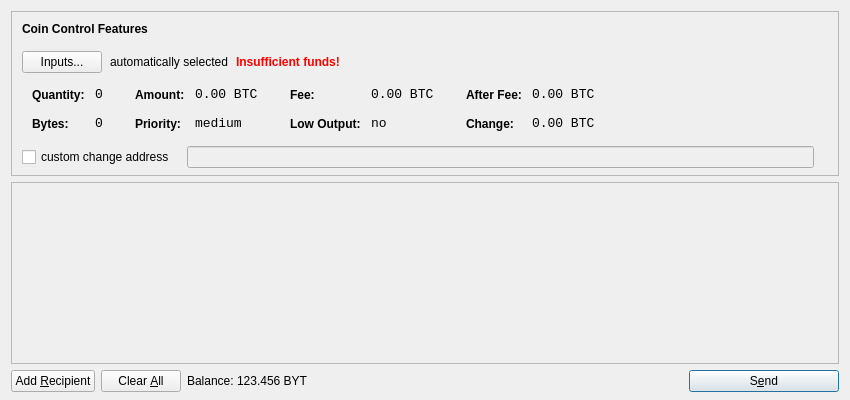
<?xml version="1.0" encoding="UTF-8"?>
<ui version="4.0">
 <class>SendCoinsDialog</class>
 <widget class="QDialog" name="SendCoinsDialog">
  <property name="geometry">
   <rect>
    <x>0</x>
    <y>0</y>
    <width>850</width>
    <height>400</height>
   </rect>
  </property>
  <property name="windowTitle">
   <string>Send Coins</string>
  </property>
  <layout class="QVBoxLayout" name="verticalLayout" stretch="0,1,0">
   <property name="bottomMargin">
    <number>8</number>
   </property>
   <item>
    <widget class="QFrame" name="frameCoinControl">
     <property name="sizePolicy">
      <sizepolicy hsizetype="Expanding" vsizetype="Expanding">
       <horstretch>0</horstretch>
       <verstretch>0</verstretch>
      </sizepolicy>
     </property>
     <property name="maximumSize">
      <size>
       <width>16777215</width>
       <height>16777215</height>
      </size>
     </property>
     <property name="frameShape">
      <enum>QFrame::StyledPanel</enum>
     </property>
     <property name="frameShadow">
      <enum>QFrame::Sunken</enum>
     </property>
     <layout class="QVBoxLayout" name="verticalLayoutCoinControl2">
      <property name="spacing">
       <number>-1</number>
      </property>
      <property name="leftMargin">
       <number>0</number>
      </property>
      <property name="topMargin">
       <number>0</number>
      </property>
      <property name="rightMargin">
       <number>0</number>
      </property>
      <property name="bottomMargin">
       <number>6</number>
      </property>
      <item>
       <layout class="QVBoxLayout" name="verticalLayoutCoinControl" stretch="0,0,0,0,1">
        <property name="spacing">
         <number>0</number>
        </property>
        <property name="leftMargin">
         <number>10</number>
        </property>
        <property name="topMargin">
         <number>10</number>
        </property>
        <item>
         <layout class="QHBoxLayout" name="horizontalLayoutCoinControl1">
          <property name="bottomMargin">
           <number>15</number>
          </property>
          <item>
           <widget class="QLabel" name="labelCoinControlFeatures">
            <property name="sizePolicy">
             <sizepolicy hsizetype="Preferred" vsizetype="Maximum">
              <horstretch>0</horstretch>
              <verstretch>0</verstretch>
             </sizepolicy>
            </property>
            <property name="font">
             <font>
              <weight>75</weight>
              <bold>true</bold>
             </font>
            </property>
            <property name="styleSheet">
             <string notr="true">font-weight:bold;</string>
            </property>
            <property name="text">
             <string>Coin Control Features</string>
            </property>
           </widget>
          </item>
         </layout>
        </item>
        <item>
         <layout class="QHBoxLayout" name="horizontalLayoutCoinControl2" stretch="0,0,0,0">
          <property name="spacing">
           <number>8</number>
          </property>
          <property name="bottomMargin">
           <number>10</number>
          </property>
          <item>
           <widget class="QPushButton" name="pushButtonCoinControl">
            <property name="styleSheet">
             <string notr="true"/>
            </property>
            <property name="text">
             <string>Inputs...</string>
            </property>
           </widget>
          </item>
          <item>
           <widget class="QLabel" name="labelCoinControlAutomaticallySelected">
            <property name="text">
             <string>automatically selected</string>
            </property>
            <property name="margin">
             <number>5</number>
            </property>
           </widget>
          </item>
          <item>
           <widget class="QLabel" name="labelCoinControlInsuffFunds">
            <property name="font">
             <font>
              <weight>75</weight>
              <bold>true</bold>
             </font>
            </property>
            <property name="styleSheet">
             <string notr="true">color:red;font-weight:bold;</string>
            </property>
            <property name="text">
             <string>Insufficient funds!</string>
            </property>
            <property name="margin">
             <number>5</number>
            </property>
           </widget>
          </item>
          <item>
           <spacer name="horizontalSpacerCoinControl">
            <property name="orientation">
             <enum>Qt::Horizontal</enum>
            </property>
            <property name="sizeHint" stdset="0">
             <size>
              <width>40</width>
              <height>1</height>
             </size>
            </property>
           </spacer>
          </item>
         </layout>
        </item>
        <item>
         <widget class="QWidget" name="widgetCoinControl" native="true">
          <property name="sizePolicy">
           <sizepolicy hsizetype="Preferred" vsizetype="Preferred">
            <horstretch>0</horstretch>
            <verstretch>0</verstretch>
           </sizepolicy>
          </property>
          <property name="minimumSize">
           <size>
            <width>0</width>
            <height>0</height>
           </size>
          </property>
          <property name="styleSheet">
           <string notr="true"/>
          </property>
          <layout class="QHBoxLayout" name="horizontalLayoutCoinControl5">
           <property name="margin">
            <number>0</number>
           </property>
           <item>
            <layout class="QHBoxLayout" name="horizontalLayoutCoinControl3" stretch="0,0,0,1">
             <property name="spacing">
              <number>20</number>
             </property>
             <property name="topMargin">
              <number>0</number>
             </property>
             <property name="bottomMargin">
              <number>10</number>
             </property>
             <item>
              <layout class="QFormLayout" name="formLayoutCoinControl1">
               <property name="horizontalSpacing">
                <number>10</number>
               </property>
               <property name="verticalSpacing">
                <number>14</number>
               </property>
               <property name="leftMargin">
                <number>10</number>
               </property>
               <property name="topMargin">
                <number>4</number>
               </property>
               <property name="rightMargin">
                <number>6</number>
               </property>
               <item row="0" column="0">
                <widget class="QLabel" name="labelCoinControlQuantityText">
                 <property name="styleSheet">
                  <string notr="true">font-weight:bold;</string>
                 </property>
                 <property name="text">
                  <string>Quantity:</string>
                 </property>
                 <property name="margin">
                  <number>0</number>
                 </property>
                </widget>
               </item>
               <item row="0" column="1">
                <widget class="QLabel" name="labelCoinControlQuantity">
                 <property name="font">
                  <font>
                   <family>Monospace</family>
                   <pointsize>10</pointsize>
                  </font>
                 </property>
                 <property name="cursor">
                  <cursorShape>IBeamCursor</cursorShape>
                 </property>
                 <property name="contextMenuPolicy">
                  <enum>Qt::ActionsContextMenu</enum>
                 </property>
                 <property name="text">
                  <string notr="true">0</string>
                 </property>
                 <property name="margin">
                  <number>0</number>
                 </property>
                 <property name="textInteractionFlags">
                  <set>Qt::LinksAccessibleByMouse|Qt::TextSelectableByKeyboard|Qt::TextSelectableByMouse</set>
                 </property>
                </widget>
               </item>
               <item row="1" column="0">
                <widget class="QLabel" name="labelCoinControlBytesText">
                 <property name="styleSheet">
                  <string notr="true">font-weight:bold;</string>
                 </property>
                 <property name="text">
                  <string>Bytes:</string>
                 </property>
                </widget>
               </item>
               <item row="1" column="1">
                <widget class="QLabel" name="labelCoinControlBytes">
                 <property name="font">
                  <font>
                   <family>Monospace</family>
                   <pointsize>10</pointsize>
                  </font>
                 </property>
                 <property name="cursor">
                  <cursorShape>IBeamCursor</cursorShape>
                 </property>
                 <property name="contextMenuPolicy">
                  <enum>Qt::ActionsContextMenu</enum>
                 </property>
                 <property name="text">
                  <string notr="true">0</string>
                 </property>
                 <property name="textInteractionFlags">
                  <set>Qt::LinksAccessibleByMouse|Qt::TextSelectableByKeyboard|Qt::TextSelectableByMouse</set>
                 </property>
                </widget>
               </item>
              </layout>
             </item>
             <item>
              <layout class="QFormLayout" name="formLayoutCoinControl2">
               <property name="horizontalSpacing">
                <number>10</number>
               </property>
               <property name="verticalSpacing">
                <number>14</number>
               </property>
               <property name="leftMargin">
                <number>6</number>
               </property>
               <property name="topMargin">
                <number>4</number>
               </property>
               <property name="rightMargin">
                <number>6</number>
               </property>
               <item row="0" column="0">
                <widget class="QLabel" name="labelCoinControlAmountText">
                 <property name="styleSheet">
                  <string notr="true">font-weight:bold;</string>
                 </property>
                 <property name="text">
                  <string>Amount:</string>
                 </property>
                 <property name="margin">
                  <number>0</number>
                 </property>
                </widget>
               </item>
               <item row="0" column="1">
                <widget class="QLabel" name="labelCoinControlAmount">
                 <property name="font">
                  <font>
                   <family>Monospace</family>
                   <pointsize>10</pointsize>
                  </font>
                 </property>
                 <property name="cursor">
                  <cursorShape>IBeamCursor</cursorShape>
                 </property>
                 <property name="contextMenuPolicy">
                  <enum>Qt::ActionsContextMenu</enum>
                 </property>
                 <property name="text">
                  <string notr="true">0.00 BTC</string>
                 </property>
                 <property name="textInteractionFlags">
                  <set>Qt::LinksAccessibleByMouse|Qt::TextSelectableByKeyboard|Qt::TextSelectableByMouse</set>
                 </property>
                </widget>
               </item>
               <item row="1" column="0">
                <widget class="QLabel" name="labelCoinControlPriorityText">
                 <property name="styleSheet">
                  <string notr="true">font-weight:bold;</string>
                 </property>
                 <property name="text">
                  <string>Priority:</string>
                 </property>
                </widget>
               </item>
               <item row="1" column="1">
                <widget class="QLabel" name="labelCoinControlPriority">
                 <property name="font">
                  <font>
                   <family>Monospace</family>
                   <pointsize>10</pointsize>
                  </font>
                 </property>
                 <property name="cursor">
                  <cursorShape>IBeamCursor</cursorShape>
                 </property>
                 <property name="contextMenuPolicy">
                  <enum>Qt::ActionsContextMenu</enum>
                 </property>
                 <property name="text">
                  <string>medium</string>
                 </property>
                 <property name="textInteractionFlags">
                  <set>Qt::LinksAccessibleByMouse|Qt::TextSelectableByKeyboard|Qt::TextSelectableByMouse</set>
                 </property>
                </widget>
               </item>
              </layout>
             </item>
             <item>
              <layout class="QFormLayout" name="formLayoutCoinControl3">
               <property name="horizontalSpacing">
                <number>10</number>
               </property>
               <property name="verticalSpacing">
                <number>14</number>
               </property>
               <property name="leftMargin">
                <number>6</number>
               </property>
               <property name="topMargin">
                <number>4</number>
               </property>
               <property name="rightMargin">
                <number>6</number>
               </property>
               <item row="0" column="0">
                <widget class="QLabel" name="labelCoinControlFeeText">
                 <property name="styleSheet">
                  <string notr="true">font-weight:bold;</string>
                 </property>
                 <property name="text">
                  <string>Fee:</string>
                 </property>
                 <property name="margin">
                  <number>0</number>
                 </property>
                </widget>
               </item>
               <item row="0" column="1">
                <widget class="QLabel" name="labelCoinControlFee">
                 <property name="font">
                  <font>
                   <family>Monospace</family>
                   <pointsize>10</pointsize>
                  </font>
                 </property>
                 <property name="cursor">
                  <cursorShape>IBeamCursor</cursorShape>
                 </property>
                 <property name="contextMenuPolicy">
                  <enum>Qt::ActionsContextMenu</enum>
                 </property>
                 <property name="text">
                  <string notr="true">0.00 BTC</string>
                 </property>
                 <property name="textInteractionFlags">
                  <set>Qt::LinksAccessibleByMouse|Qt::TextSelectableByKeyboard|Qt::TextSelectableByMouse</set>
                 </property>
                </widget>
               </item>
               <item row="1" column="0">
                <widget class="QLabel" name="labelCoinControlLowOutputText">
                 <property name="styleSheet">
                  <string notr="true">font-weight:bold;</string>
                 </property>
                 <property name="text">
                  <string>Low Output:</string>
                 </property>
                </widget>
               </item>
               <item row="1" column="1">
                <widget class="QLabel" name="labelCoinControlLowOutput">
                 <property name="font">
                  <font>
                   <family>Monospace</family>
                   <pointsize>10</pointsize>
                  </font>
                 </property>
                 <property name="cursor">
                  <cursorShape>IBeamCursor</cursorShape>
                 </property>
                 <property name="contextMenuPolicy">
                  <enum>Qt::ActionsContextMenu</enum>
                 </property>
                 <property name="text">
                  <string>no</string>
                 </property>
                 <property name="textInteractionFlags">
                  <set>Qt::LinksAccessibleByMouse|Qt::TextSelectableByKeyboard|Qt::TextSelectableByMouse</set>
                 </property>
                </widget>
               </item>
              </layout>
             </item>
             <item>
              <layout class="QFormLayout" name="formLayoutCoinControl4">
               <property name="horizontalSpacing">
                <number>10</number>
               </property>
               <property name="verticalSpacing">
                <number>14</number>
               </property>
               <property name="leftMargin">
                <number>6</number>
               </property>
               <property name="topMargin">
                <number>4</number>
               </property>
               <property name="rightMargin">
                <number>6</number>
               </property>
               <item row="0" column="0">
                <widget class="QLabel" name="labelCoinControlAfterFeeText">
                 <property name="styleSheet">
                  <string notr="true">font-weight:bold;</string>
                 </property>
                 <property name="text">
                  <string>After Fee:</string>
                 </property>
                 <property name="margin">
                  <number>0</number>
                 </property>
                </widget>
               </item>
               <item row="0" column="1">
                <widget class="QLabel" name="labelCoinControlAfterFee">
                 <property name="font">
                  <font>
                   <family>Monospace</family>
                   <pointsize>10</pointsize>
                  </font>
                 </property>
                 <property name="cursor">
                  <cursorShape>IBeamCursor</cursorShape>
                 </property>
                 <property name="contextMenuPolicy">
                  <enum>Qt::ActionsContextMenu</enum>
                 </property>
                 <property name="text">
                  <string notr="true">0.00 BTC</string>
                 </property>
                 <property name="textInteractionFlags">
                  <set>Qt::LinksAccessibleByMouse|Qt::TextSelectableByKeyboard|Qt::TextSelectableByMouse</set>
                 </property>
                </widget>
               </item>
               <item row="1" column="0">
                <widget class="QLabel" name="labelCoinControlChangeText">
                 <property name="styleSheet">
                  <string notr="true">font-weight:bold;</string>
                 </property>
                 <property name="text">
                  <string>Change:</string>
                 </property>
                </widget>
               </item>
               <item row="1" column="1">
                <widget class="QLabel" name="labelCoinControlChange">
                 <property name="font">
                  <font>
                   <family>Monospace</family>
                   <pointsize>10</pointsize>
                  </font>
                 </property>
                 <property name="cursor">
                  <cursorShape>IBeamCursor</cursorShape>
                 </property>
                 <property name="contextMenuPolicy">
                  <enum>Qt::ActionsContextMenu</enum>
                 </property>
                 <property name="text">
                  <string notr="true">0.00 BTC</string>
                 </property>
                 <property name="textInteractionFlags">
                  <set>Qt::LinksAccessibleByMouse|Qt::TextSelectableByKeyboard|Qt::TextSelectableByMouse</set>
                 </property>
                </widget>
               </item>
              </layout>
             </item>
            </layout>
           </item>
          </layout>
         </widget>
        </item>
        <item>
         <layout class="QHBoxLayout" name="horizontalLayoutCoinControl4" stretch="0,0,0">
          <property name="spacing">
           <number>12</number>
          </property>
          <property name="sizeConstraint">
           <enum>QLayout::SetDefaultConstraint</enum>
          </property>
          <property name="topMargin">
           <number>5</number>
          </property>
          <property name="rightMargin">
           <number>5</number>
          </property>
          <item>
           <widget class="QCheckBox" name="checkBoxCoinControlChange">
            <property name="text">
             <string>custom change address</string>
            </property>
           </widget>
          </item>
          <item>
           <widget class="QLineEdit" name="lineEditCoinControlChange">
            <property name="enabled">
             <bool>false</bool>
            </property>
            <property name="sizePolicy">
             <sizepolicy hsizetype="Expanding" vsizetype="Fixed">
              <horstretch>0</horstretch>
              <verstretch>0</verstretch>
             </sizepolicy>
            </property>
           </widget>
          </item>
          <item>
           <widget class="QLabel" name="labelCoinControlChangeLabel">
            <property name="sizePolicy">
             <sizepolicy hsizetype="Preferred" vsizetype="Expanding">
              <horstretch>0</horstretch>
              <verstretch>0</verstretch>
             </sizepolicy>
            </property>
            <property name="minimumSize">
             <size>
              <width>0</width>
              <height>0</height>
             </size>
            </property>
            <property name="text">
             <string/>
            </property>
            <property name="margin">
             <number>3</number>
            </property>
           </widget>
          </item>
         </layout>
        </item>
        <item>
         <spacer name="verticalSpacerCoinControl">
          <property name="orientation">
           <enum>Qt::Vertical</enum>
          </property>
          <property name="sizeHint" stdset="0">
           <size>
            <width>800</width>
            <height>1</height>
           </size>
          </property>
         </spacer>
        </item>
       </layout>
      </item>
     </layout>
    </widget>
   </item>
   <item>
    <widget class="QScrollArea" name="scrollArea">
     <property name="widgetResizable">
      <bool>true</bool>
     </property>
     <widget class="QWidget" name="scrollAreaWidgetContents">
      <property name="geometry">
       <rect>
        <x>0</x>
        <y>0</y>
        <width>830</width>
        <height>165</height>
       </rect>
      </property>
      <layout class="QVBoxLayout" name="verticalLayout_2">
       <property name="margin">
        <number>0</number>
       </property>
       <item>
        <layout class="QVBoxLayout" name="entries">
         <property name="spacing">
          <number>6</number>
         </property>
        </layout>
       </item>
       <item>
        <spacer name="verticalSpacer">
         <property name="orientation">
          <enum>Qt::Vertical</enum>
         </property>
         <property name="sizeHint" stdset="0">
          <size>
           <width>20</width>
           <height>40</height>
          </size>
         </property>
        </spacer>
       </item>
      </layout>
     </widget>
    </widget>
   </item>
   <item>
    <layout class="QHBoxLayout" name="horizontalLayout">
     <item>
      <widget class="QPushButton" name="addButton">
       <property name="toolTip">
        <string>Send to multiple recipients at once</string>
       </property>
       <property name="text">
        <string>Add &amp;Recipient</string>
       </property>
       <property name="icon">
        <iconset resource="../bitcoin.qrc">
         <normaloff>:/icons/add</normaloff>:/icons/add</iconset>
       </property>
       <property name="autoDefault">
        <bool>false</bool>
       </property>
      </widget>
     </item>
     <item>
      <widget class="QPushButton" name="clearButton">
       <property name="sizePolicy">
        <sizepolicy hsizetype="Minimum" vsizetype="Fixed">
         <horstretch>0</horstretch>
         <verstretch>0</verstretch>
        </sizepolicy>
       </property>
       <property name="toolTip">
        <string>Remove all transaction fields</string>
       </property>
       <property name="text">
        <string>Clear &amp;All</string>
       </property>
       <property name="icon">
        <iconset resource="../bitcoin.qrc">
         <normaloff>:/icons/remove</normaloff>:/icons/remove</iconset>
       </property>
       <property name="autoRepeatDelay">
        <number>300</number>
       </property>
       <property name="autoDefault">
        <bool>false</bool>
       </property>
      </widget>
     </item>
     <item>
      <layout class="QHBoxLayout" name="horizontalLayout_2">
       <property name="spacing">
        <number>3</number>
       </property>
       <item>
        <widget class="QLabel" name="label">
         <property name="text">
          <string>Balance:</string>
         </property>
        </widget>
       </item>
       <item>
        <widget class="QLabel" name="labelBalance">
         <property name="cursor">
          <cursorShape>IBeamCursor</cursorShape>
         </property>
         <property name="text">
          <string>123.456 BYT</string>
         </property>
         <property name="textInteractionFlags">
          <set>Qt::LinksAccessibleByMouse|Qt::TextSelectableByKeyboard|Qt::TextSelectableByMouse</set>
         </property>
        </widget>
       </item>
      </layout>
     </item>
     <item>
      <spacer name="horizontalSpacer">
       <property name="orientation">
        <enum>Qt::Horizontal</enum>
       </property>
       <property name="sizeHint" stdset="0">
        <size>
         <width>40</width>
         <height>20</height>
        </size>
       </property>
      </spacer>
     </item>
     <item>
      <widget class="QPushButton" name="sendButton">
       <property name="minimumSize">
        <size>
         <width>150</width>
         <height>0</height>
        </size>
       </property>
       <property name="toolTip">
        <string>Confirm the send action</string>
       </property>
       <property name="text">
        <string>S&amp;end</string>
       </property>
       <property name="icon">
        <iconset resource="../bitcoin.qrc">
         <normaloff>:/icons/send</normaloff>:/icons/send</iconset>
       </property>
       <property name="default">
        <bool>true</bool>
       </property>
      </widget>
     </item>
    </layout>
   </item>
  </layout>
 </widget>
 <resources>
  <include location="../bitcoin.qrc"/>
 </resources>
 <connections/>
</ui>
